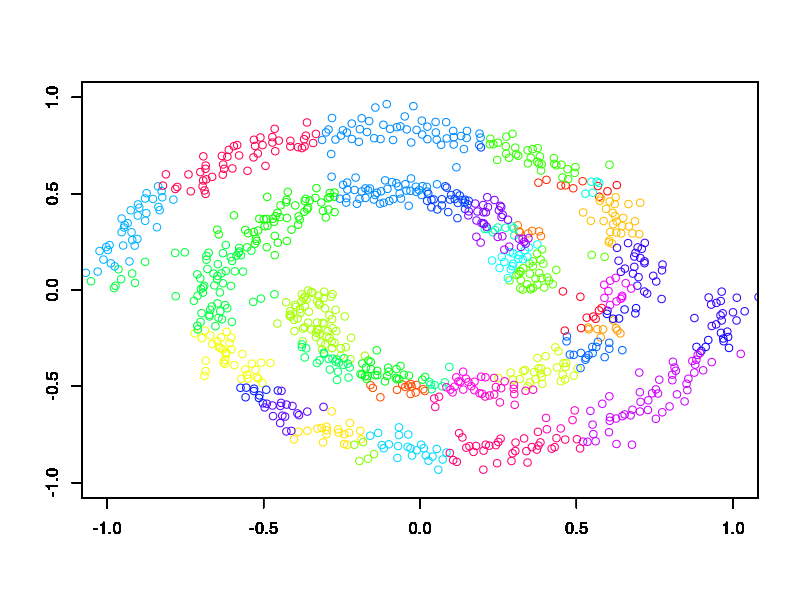

The R source for this figure:
#Universidade Federal de Minas Gerais
#Introducao ao Reconhecimento de Padroes
#Nikolas Dias Magalhaes Fantoni
#AULA 9 - Misturas
#2019/2

#Limpando o ambiente
rm(list=ls())

#Adicionando biblioteca
library('mlbench')

#Funcao para estimativa da densidade de 2 variaveis
pdf2var<-function(x,y,u1,u2,s1,s2,p) {(1/(2*pi*s1*s2*sqrt(1-(p^2))))*
    exp((-(1)/(2*(1-(p^2))))*((((x-u1)^2)/((s1)^2))+(((y-u2)^2)/((s2)^2))-
                                ((2*p*(x-u1)*(y-u2))/(s1*s2))))
}

#Funcao de distancia euclidiana
eucdist <- function(x,y){
  sqrt(sum((x-y)^2))
}

#Criando dados
nc <- 1000
X<-mlbench.spirals(nc,cycles=1, sd=0.05)
classes <- 2

#Definindo constantes do teste
errado <- 5
k<-4

while (errado > 2 && k < 40){
  errado <- 0
  k <- k+1
  
  #Inicializando variaveis
  iseq <- sample(length(X$x[,1]), k)
  centroid <- X$x[iseq,]
  oldc <- centroid+1
  distnow <- NULL
  distancia <- NULL
  iteracao <- 0
  minimos <- NULL
  newc<-NULL
  classe <- list()
  
  #Algoritmo k-means
  while(all.equal(newc, centroid) != TRUE){
    iteracao <- iteracao+1
    if (iteracao == 100) break
    for (i in 1:length(X$x[,1])){
      for (j in 1:k){
        distnow[j] <- eucdist(X$x[i,],centroid[j,])
      }
      distancia <- rbind(distancia,distnow)
    }
    
    for (i in 1:(nc)){
      minimos[i] <- which(distancia[i,] == min(distancia[i,]))
    }
    
    newc <- centroid
    for (i in 1:k){
      pos <- NULL
      pos <- which(minimos == i)
      if (!is.null(pos)){
        for (j in 1:length(X$x[1,])){
          centroid[i,j] <- mean(X$x[pos,j])
        }
      } else {
        centroid[i] <- X$x[sample(1:length(X$x[,1]),1),]
      }
    }
  }
  
  pronto <- cbind(X$x,minimos)
  
  classe <- list()
  cores <- rainbow(k)
  for (i in 1:k){
    classe[[i]] <- pronto[which(pronto[,3] == i),] 
  }
  
  pronto <- cbind(pronto, X$classes)
  
  for (i in 1:k){
    newseq <- which(pronto[,3]==i)
    media <- mean(pronto[newseq,4])
    cat("media: ",media,",era pra dar: ", as.numeric(X$classes[newseq[1]]), "\n")
    if (media > pronto[newseq[1],4]*1.05 || media < pronto[newseq[1],4]*0.95) errado <- errado + 1
  }
  cat("k = ", k,"e errados:",errado, "\n\n\n")
}
for (i in 1:k){
  plot(classe[[i]][,1], classe[[i]][,2], col=cores[i],  xlim = c(-1,1),ylim = c(-1,1),
       xlab = '' ,ylab= '' )
  par(new="T")
}
par(new="F")